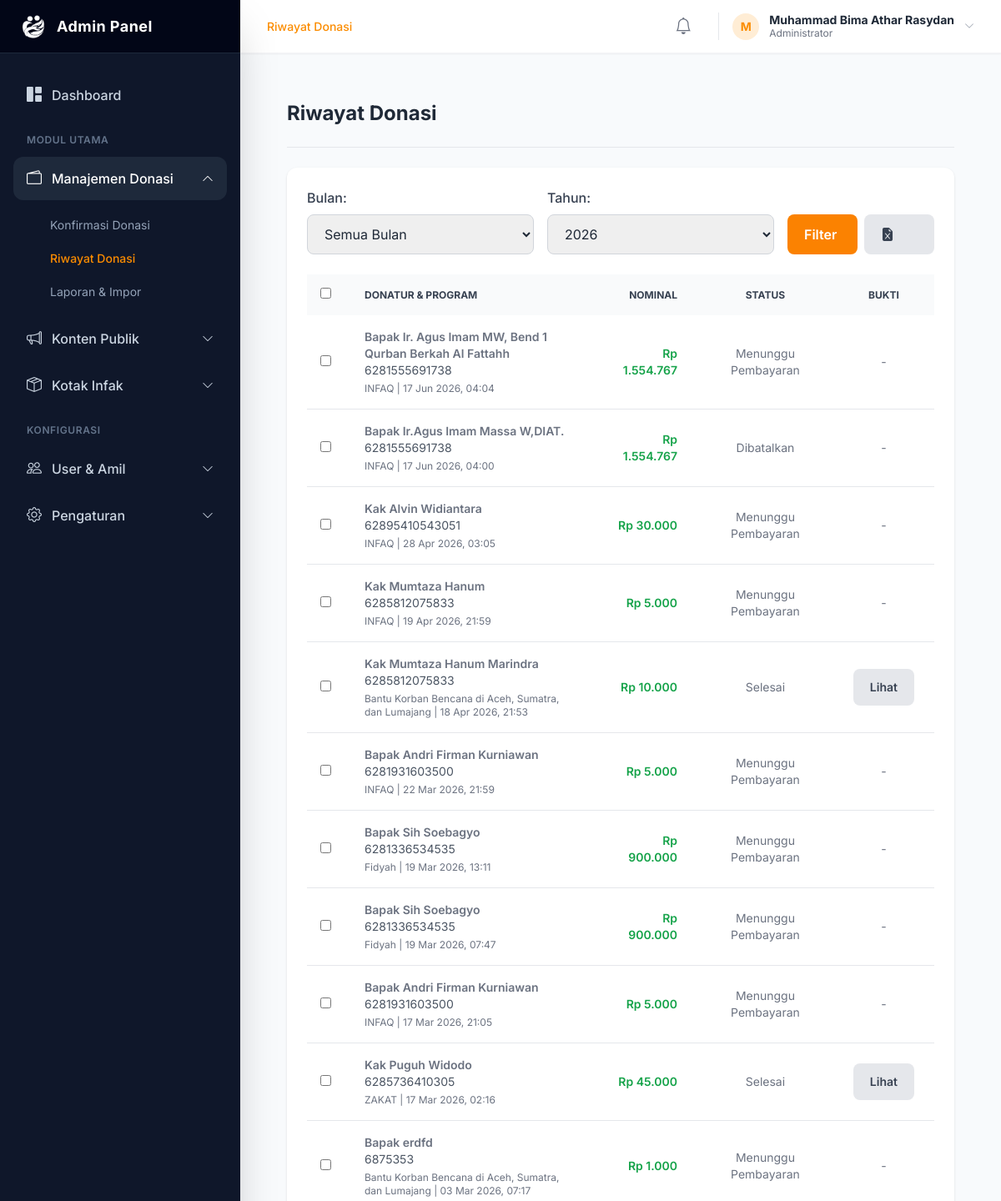
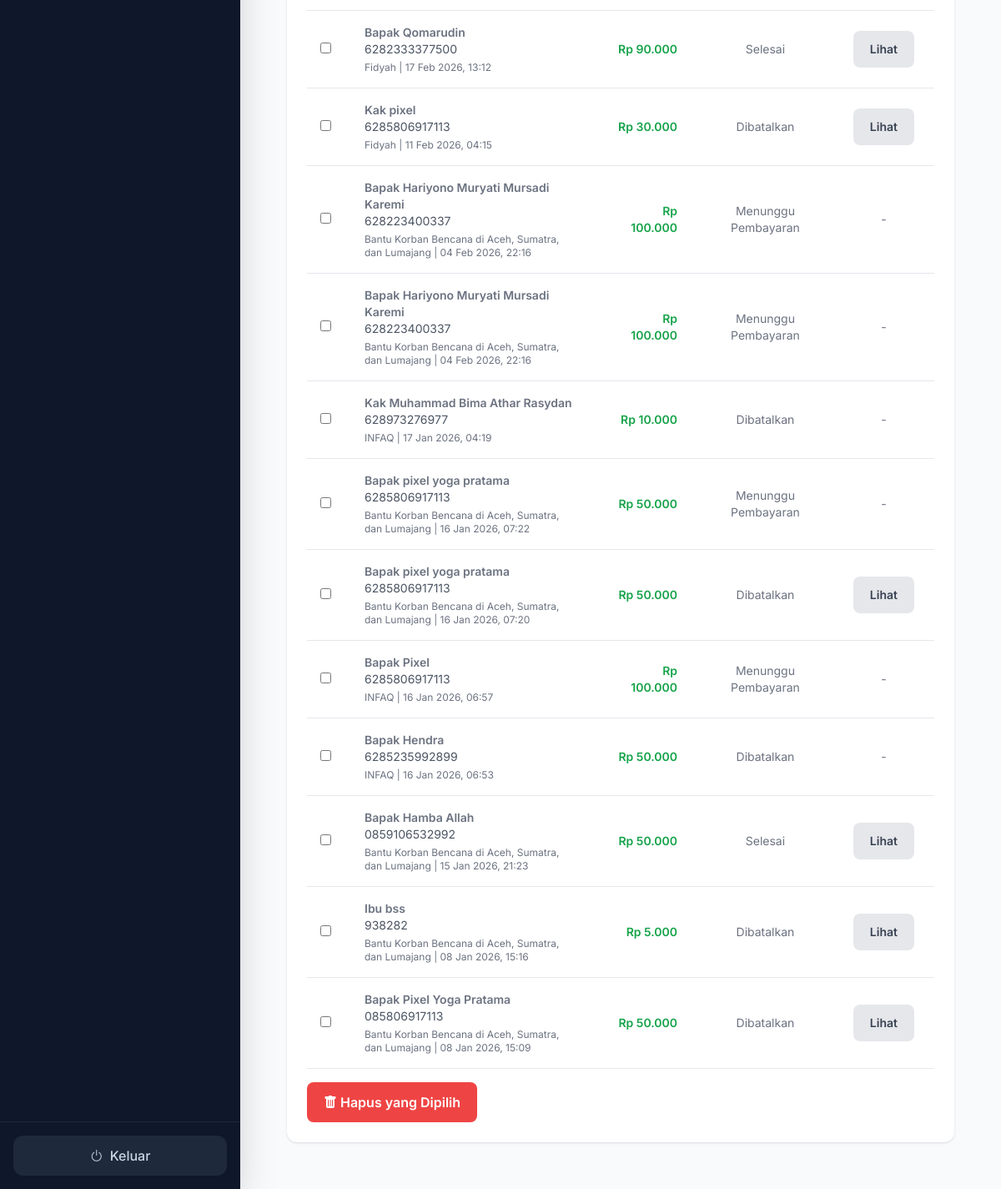
Screenshot of /admin/riwayat_donasi.php (signed in) with the database file from the repository (2 pictures, top to bottom).
### tables this page shows
CREATE TABLE `donasi` (
  `id` int(11) NOT NULL,
  `invoice_id` varchar(50) NOT NULL,
  `token` varchar(64) DEFAULT NULL,
  `nama_donatur` varchar(100) NOT NULL,
  `kontak_donatur` varchar(100) NOT NULL,
  `fingerprint` varchar(64) DEFAULT NULL,
  `sapaan` varchar(20) DEFAULT NULL,
  `id_program` int(11) DEFAULT NULL,
  `nominal` decimal(15,2) NOT NULL,
  `kode_unik` int(11) NOT NULL,
  `total_transfer` decimal(15,2) NOT NULL,
  `metode_pembayaran_id` int(11) NOT NULL,
  `bukti_pembayaran` varchar(255) DEFAULT NULL,
  `status` enum('Menunggu Pembayaran','Menunggu Konfirmasi','Selesai','Dibatalkan') NOT NULL DEFAULT 'Menunggu Pembayaran',
  `reminder_sent` int(11) DEFAULT 0,
  `created_at` timestamp NOT NULL DEFAULT current_timestamp(),
  `expired_at` datetime DEFAULT NULL
);

CREATE TABLE `program` (
  `id` int(11) NOT NULL,
  `nama_program` varchar(255) NOT NULL,
  `slug` varchar(255) DEFAULT NULL,
  `deskripsi` text NOT NULL,
  `kategori` enum('Infak','Zakat') NOT NULL DEFAULT 'Infak',
  `metode_pembayaran_ids` text DEFAULT NULL,
  `pilar` enum('PILAR PENDIDIKAN','PILAR DAKWAH','PILAR KESEHATAN','PILAR EKONOMI','PILAR SOSIAL KEMANUSIAAN','PROGRAM RUTIN') DEFAULT NULL,
  `gambar` varchar(255) DEFAULT 'placeholder.png',
  `target_donasi` decimal(15,2) NOT NULL DEFAULT 0.00,
  `donasi_terkumpul` decimal(15,2) NOT NULL DEFAULT 0.00,
  `views` int(11) NOT NULL DEFAULT 0,
  `created_at` timestamp NOT NULL DEFAULT current_timestamp()
);

### admin/riwayat_donasi.php (the view, shortened to what this page needs)
<?php
require_once '../includes/config.php';
$page_title = "Riwayat Donasi";
$bulan_terpilih = isset($_GET['bulan']) ? $_GET['bulan'] : 'semua';
$tahun_terpilih = isset($_GET['tahun']) ? $_GET['tahun'] : date('Y');
$sql = "SELECT
            d.id, d.invoice_id, d.nama_donatur, d.nominal,d.kontak_donatur, d.status, d.created_at, d.bukti_pembayaran,
            p.nama_program
        FROM donasi d
        LEFT JOIN program p ON d.id_program = p.id";
$where_clauses = [];
$params = [];
$types = "";
if ($tahun_terpilih != 'semua') {
    $where_clauses[] = "YEAR(d.created_at) = ?";
    $params[] = $tahun_terpilih;
    $types .= "s";
}
if (!empty($where_clauses)) {
    $sql .= " WHERE " . implode(' AND ', $where_clauses);
}
$sql .= " ORDER BY d.created_at DESC";
$stmt_donasi = $mysqli->prepare($sql);
if (!empty($params)) {
    $stmt_donasi->bind_param($types, ...$params);
}
$stmt_donasi->execute();
$result_donasi = $stmt_donasi->get_result();
require_once 'templates/header_admin.php';
?>
<main class="main-content">
    <div class="page-header">
        <h1 class="text-2xl font-bold text-dark-text"><?php echo $page_title; ?></h1>
    </div>
    <div class="content-card mt-6">
        <form method="GET" class="grid grid-cols-1 md:grid-cols-4 gap-4 items-end mb-6">
            <div class="md:col-span-3 grid grid-cols-1 md:grid-cols-2 gap-4">
                <div>
                    <label for="bulan" class="form-label">Bulan:</label>
                    <select name="bulan" id="bulan" class="form-select">
                        <option value="semua" <?php if($bulan_terpilih == 'semua') echo 'selected'; ?>>Semua Bulan
                        </option>
                    </select>
                </div>
                <div>
                    <label for="tahun" class="form-label">Tahun:</label>
                    <select name="tahun" id="tahun" class="form-select">
                        <?php for ($i = date('Y'); $i >= date('Y') - 5; $i--): ?>
                        <option value="<?php echo $i; ?>" <?php if($tahun_terpilih == $i) echo 'selected'; ?>>
                            <?php echo $i; ?></option>
                        <?php endfor; ?>
                    </select>
                </div>
            </div>
            <div class="flex gap-2">
                <button type="submit" class="btn-primary w-full">Filter</button>
                <a href="export_donasi.php?bulan=<?php echo $bulan_terpilih; ?>&tahun=<?php echo $tahun_terpilih; ?>"
                    class="btn-secondary w-full" title="Export ke Excel"><i class="bi bi-file-earmark-excel-fill"></i></a>
            </div>
        </form>
        <form action="hapus_donasi.php" method="POST" id="form-donasi">
            <div class="table-wrapper">
                <table class="w-full text-sm text-left text-gray-500">
                    <thead class="text-xs text-gray-700 uppercase bg-gray-50">
                        <tr>
                            <th class="p-4"><input type="checkbox" id="pilih-semua"></th>
                            <th scope="col" class="px-6 py-3">Donatur & Program</th>
                            <th scope="col" class="px-6 py-3 text-right">Nominal</th>
                            <th scope="col" class="px-6 py-3 text-center">Status</th>
                            <th scope="col" class="px-6 py-3 text-center">Bukti</th>
                        </tr>
                    </thead>
                    <tbody>
                        <?php if ($result_donasi && $result_donasi->num_rows > 0): ?>
                        <?php while($donasi = $result_donasi->fetch_assoc()): ?>
                        <tr class="bg-white border-b hover:bg-gray-50">
                            <td class="w-4 p-4"><input type="checkbox" name="donasi_ids[]"
                                    value="<?php echo $donasi['id']; ?>" class="pilih-item"></td>
                            <td class="px-6 py-4">
    <p class="font-semibold text-dark-text">
        <?php echo htmlspecialchars($donasi['nama_donatur']); ?></p>
    <p class="text-sm text-gray-600">
        <?php echo htmlspecialchars($donasi['kontak_donatur']); ?></p>
    <p class="text-xs mt-1">
        <?php echo htmlspecialchars($donasi['nama_program'] ?: 'Donasi Umum'); ?> |
        <?php echo date('d M Y, H:i', strtotime($donasi['created_at'])); ?></p>
</td>
                            <td class="px-6 py-4 text-right font-semibold text-green-600">Rp
                                <?php echo number_format($donasi['nominal'], 0, ',', '.'); ?></td>
                            <td class="px-6 py-4 text-center">
                                <?php
                                                        $status = $donasi['status'];
                                                        $badge_class = 'bg-secondary';
                                                        if ($status == 'Selesai') $badge_class = 'bg-success';
                                                        elseif ($status == 'Menunggu Pembayaran') $badge_class = 'bg-warning text-dark';
                                                        elseif ($status == 'Menunggu Konfirmasi') $badge_class = 'bg-info text-dark';
                                                        elseif ($status == 'Dibatalkan') $badge_class = 'bg-danger';
                                                    ?>
                                <span
                                    class="badge <?php echo $badge_class; ?>"><?php echo htmlspecialchars($status); ?></span>
                            </td>
                            <td class="px-6 py-4 text-center">
                                <?php if(!empty($donasi['bukti_pembayaran'])): ?>
                                <button type="button" class="btn-secondary" data-modal-toggle="buktiModal"
                                    data-bukti-img="../assets/uploads/bukti/<?php echo htmlspecialchars($donasi['bukti_pembayaran']); ?>">
                                    Lihat
                                </button>
                                <?php else: ?>
                                -
                                <?php endif; ?>
                            </td>
                        </tr>
                        <?php endwhile; ?>
                        <?php endif; ?>
                    </tbody>
                </table>
            </div>
            <div class="mt-4">
                <button type="submit" name="hapus_dipilih" class="btn-danger"
                    onclick="return confirm('Anda yakin ingin menghapus semua donasi yang dipilih?');">
                    <i class="bi bi-trash-fill mr-1"></i> Hapus yang Dipilih
                </button>
            </div>
        </form>
    </div>
</main>
<?php require_once 'templates/footer_admin.php'; ?>

### admin/templates/header_admin.php (style rules this page uses)
body { font-family: 'Inter', sans-serif; background-color: #f8fafc; }
.main-content { flex-grow: 1; padding: 1.5rem; overflow-y: auto; }
.page-header { display: flex; justify-content: space-between; align-items: center; padding-bottom: 1.5rem; border-bottom: 1px solid #e5e7eb; }
.content-card { background-color: #ffffff; border-radius: 0.75rem; padding: 1.5rem; box-shadow: 0 1px 3px 0 rgb(0 0 0 / 0.1), 0 1px 2px -1px rgb(0 0 0 / 0.1); }
.form-label { display: block; margin-bottom: 0.5rem; font-weight: 500; color: #374151; }
.form-input, .form-select, .form-textarea { width: 100%; border: 1px solid #d1d5db; border-radius: 0.5rem; padding: 0.75rem 1rem; transition: all 0.2s ease; }
.btn-primary { background-color: #fb8201; color: white; padding: 0.75rem 1.25rem; border-radius: 0.5rem; font-weight: 600; display: inline-flex; align-items: center; transition: background-color 0.2s ease; }
.btn-danger { background-color: #ef4444; color: white; padding: 0.75rem 1.25rem; border-radius: 0.5rem; font-weight: 600; display: inline-flex; align-items: center; transition: background-color 0.2s ease; }
.btn-secondary { background-color: #e5e7eb; color: #374151; padding: 0.75rem 1.25rem; border-radius: 0.5rem; font-weight: 600; display: inline-flex; align-items: center; transition: background-color 0.2s ease; }
.table-wrapper { overflow-x: auto; }

### rows the page displays
donasi: nama_donatur "Bapak Ir. Agus Imam MW, Bend 1 Qurban Berkah Al Fattahh", kontak_donatur "6281555691738", id_program.nama_program "INFAQ", created_at "17 Jun 2026, 04:04", nominal "1.554.767", status "Menunggu Pembayaran"
donasi: nama_donatur "Bapak Ir.Agus Imam Massa W,DIAT.", kontak_donatur "6281555691738", id_program.nama_program "INFAQ", created_at "17 Jun 2026, 04:00", nominal "1.554.767", status "Dibatalkan"
donasi: nama_donatur "Kak Alvin Widiantara", kontak_donatur "62895410543051", id_program.nama_program "INFAQ", created_at "28 Apr 2026, 03:05", nominal "30.000", status "Menunggu Pembayaran"
donasi: nama_donatur "Kak Mumtaza Hanum", kontak_donatur "6285812075833", id_program.nama_program "INFAQ", created_at "19 Apr 2026, 21:59", nominal "5.000", status "Menunggu Pembayaran"
donasi: nama_donatur "Kak Mumtaza Hanum Marindra", kontak_donatur "6285812075833", id_program.nama_program "Bantu Korban Bencana di Aceh, Sumatra, dan Lumajang", created_at "18 Apr 2026, 21:53", nominal "10.000", status "Selesai"
donasi: nama_donatur "Bapak Andri Firman Kurniawan", kontak_donatur "6281931603500", id_program.nama_program "INFAQ", created_at "22 Mar 2026, 21:59", nominal "5.000", status "Menunggu Pembayaran"
donasi: nama_donatur "Bapak Sih Soebagyo", kontak_donatur "6281336534535", id_program.nama_program "Fidyah", created_at "19 Mar 2026, 13:11", nominal "900.000", status "Menunggu Pembayaran"
donasi: nama_donatur "Bapak Sih Soebagyo", kontak_donatur "6281336534535", id_program.nama_program "Fidyah", created_at "19 Mar 2026, 07:47", nominal "900.000", status "Menunggu Pembayaran"
donasi: nama_donatur "Bapak Andri Firman Kurniawan", kontak_donatur "6281931603500", id_program.nama_program "INFAQ", created_at "17 Mar 2026, 21:05", nominal "5.000", status "Menunggu Pembayaran"
donasi: nama_donatur "Kak Puguh Widodo", kontak_donatur "6285736410305", id_program.nama_program "ZAKAT", created_at "17 Mar 2026, 02:16", nominal "45.000", status "Selesai"
donasi: nama_donatur "Bapak erdfd", kontak_donatur "6875353", id_program.nama_program "Bantu Korban Bencana di Aceh, Sumatra, dan Lumajang", created_at "03 Mar 2026, 07:17", nominal "1.000", status "Menunggu Pembayaran"
donasi: nama_donatur "Bapak Qomarudin", kontak_donatur "6282333377500", id_program.nama_program "Fidyah", created_at "17 Feb 2026, 13:12", nominal "90.000", status "Selesai"
donasi: nama_donatur "Kak pixel", kontak_donatur "6285806917113", id_program.nama_program "Fidyah", created_at "11 Feb 2026, 04:15", nominal "30.000", status "Dibatalkan"
donasi: nama_donatur "Bapak Hariyono Muryati Mursadi Karemi", kontak_donatur "628223400337", id_program.nama_program "Bantu Korban Bencana di Aceh, Sumatra, dan Lumajang", created_at "04 Feb 2026, 22:16", nominal "100.000", status "Menunggu Pembayaran"
donasi: nama_donatur "Bapak Hariyono Muryati Mursadi Karemi", kontak_donatur "628223400337", id_program.nama_program "Bantu Korban Bencana di Aceh, Sumatra, dan Lumajang", created_at "04 Feb 2026, 22:16", nominal "100.000", status "Menunggu Pembayaran"
donasi: nama_donatur "Kak Muhammad Bima Athar Rasydan", kontak_donatur "628973276977", id_program.nama_program "INFAQ", created_at "17 Jan 2026, 04:19", nominal "10.000", status "Dibatalkan"
donasi: nama_donatur "Bapak pixel yoga pratama", kontak_donatur "6285806917113", id_program.nama_program "Bantu Korban Bencana di Aceh, Sumatra, dan Lumajang", created_at "16 Jan 2026, 07:22", nominal "50.000", status "Menunggu Pembayaran"
donasi: nama_donatur "Bapak pixel yoga pratama", kontak_donatur "6285806917113", id_program.nama_program "Bantu Korban Bencana di Aceh, Sumatra, dan Lumajang", created_at "16 Jan 2026, 07:20", nominal "50.000", status "Dibatalkan"
donasi: nama_donatur "Bapak Pixel", kontak_donatur "6285806917113", id_program.nama_program "INFAQ", created_at "16 Jan 2026, 06:57", nominal "100.000", status "Menunggu Pembayaran"
donasi: nama_donatur "Bapak Hendra", kontak_donatur "6285235992899", id_program.nama_program "INFAQ", created_at "16 Jan 2026, 06:53", nominal "50.000", status "Dibatalkan"
donasi: nama_donatur "Bapak Hamba Allah", kontak_donatur "0859106532992", id_program.nama_program "Bantu Korban Bencana di Aceh, Sumatra, dan Lumajang", created_at "15 Jan 2026, 21:23", nominal "50.000", status "Selesai"
donasi: nama_donatur "Ibu bss", kontak_donatur "938282", id_program.nama_program "Bantu Korban Bencana di Aceh, Sumatra, dan Lumajang", created_at "08 Jan 2026, 15:16", nominal "5.000", status "Dibatalkan"
donasi: nama_donatur "Bapak Pixel Yoga Pratama", kontak_donatur "085806917113", id_program.nama_program "Bantu Korban Bencana di Aceh, Sumatra, dan Lumajang", created_at "08 Jan 2026, 15:09", nominal "50.000", status "Dibatalkan"

### other values shown
$page_title "Riwayat Donasi"
substr($admin_nama_lengkap, 0, 1) "M"
$admin_nama_lengkap "Muhammad Bima Athar Rasydan"
form field tahun "2026"
